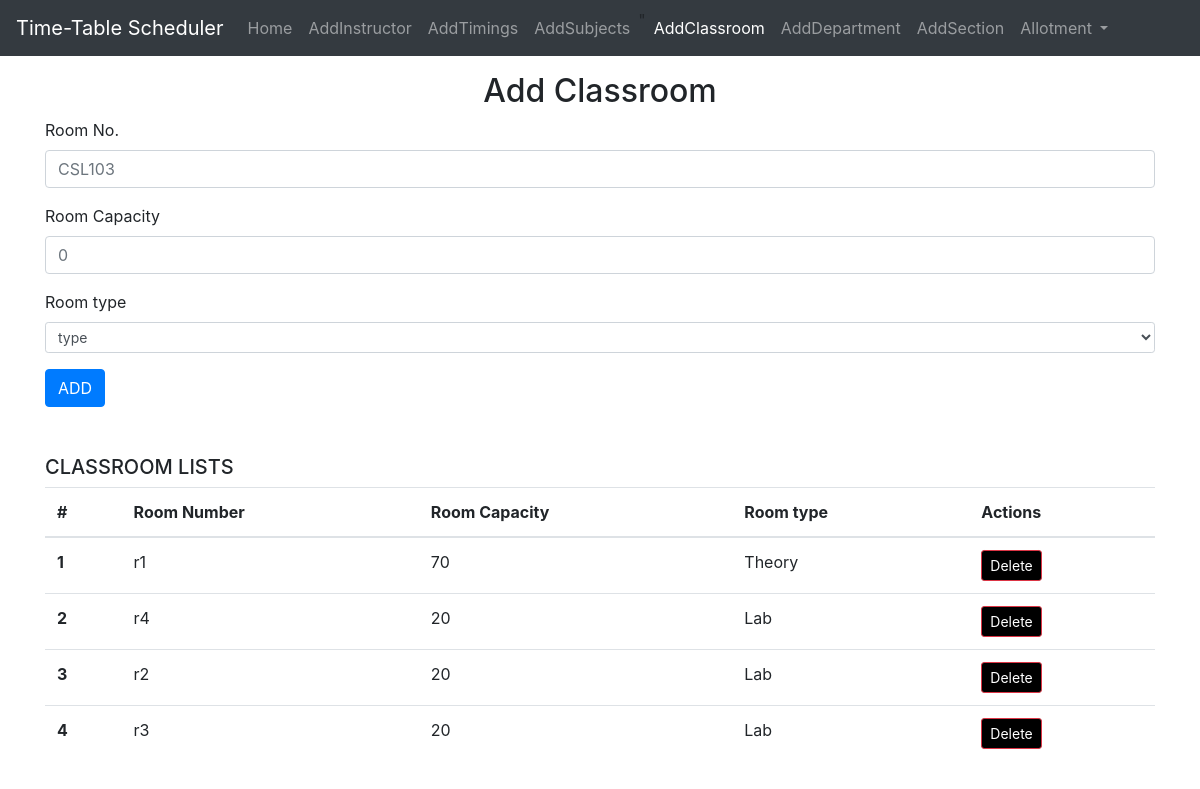
The page /addclassroom on the database its author committed.
### home/models.py (models this page shows, shortened)
class Classroom(models.Model):
    classnum = models.CharField(max_length=30)
    seating_capacity = models.IntegerField(default=0)
    rtype=models.CharField(max_length=20, default='Theory', null=True)

### home/views.py (the view, shortened to what this page needs)
# urls.py: path('addclassroom',views.addclassroom,name="addclassroom"),
def addclassroom(request):
    context = {'success': False}
    allLists = Classroom.objects.all()
    context['addclassroom'] = allLists
    return render(request, 'addclassroom.html', context)

### templates/addclassroom.html (shortened to what this page needs)
{% extends "base.html" %}
{% block addclassroomactive %}active{% endblock addclassroomactive %}
{% block body %}
   <div class="container my-3">
    <h2 class="text-center">Add Classroom</h2>
    <form action="/addclassroom" method="post">
        <div class="form-group">
          <label for="classnum">Room No.</label>
          <input type="text" class="form-control" name="classnum" id="classnum" placeholder="CSL103">
        </div>
        <div class="form-group">
          <label for="seating_capacity">Room Capacity</label>
          <input type="text" class="form-control" name="seating_capacity" id="seating_capacity" placeholder="0">
        </div>
        <div class="form-group">
          <label for="rtype">Room type</label>
          <select class="form-control form-control-sm" name="rtype" >
            <option disabled selected>type</option>
          </select>
          </div>
        <button type="submit" class="btn btn-primary">ADD</button>
      </form>
   </div>
   <div class="container my-5">
    <h5>CLASSROOM LISTS</h5>
    <table class="table">
        <thead>
          <tr>
            <th scope="col">#</th>
            <th scope="col">Room Number</th>
            <th scope="col">Room Capacity</th>
            <th scope="col">Room type</th>
            <th scope="col">Actions</th>
          </tr>
        </thead>
        <div>
          <tbody>
            {% for classroom in addclassroom %}
            <tr>
              <th scope="row">{{ forloop.counter }}</th>
              <td>{{ classroom.classnum }}</td>
              <td>{{ classroom.seating_capacity }}</td>
              <td>{{ classroom.rtype }}</td>
              <td>
                <form action="{% url 'delete-classroom' classroom.id %}" method="post">
                  <button type="submit" class="btn btn-danger btn-sm" style="background-color:black">Delete</button>
                </form>
              </td>
            </tr>
            {% endfor %}
          </tbody>
        </div>
    {% endblock body %}

### rows shown on the page
Classroom: classnum "r1", seating_capacity "70", rtype "Theory"
Classroom: classnum "r4", seating_capacity "20", rtype "Lab"
Classroom: classnum "r2", seating_capacity "20", rtype "Lab"
Classroom: classnum "r3", seating_capacity "20", rtype "Lab"
